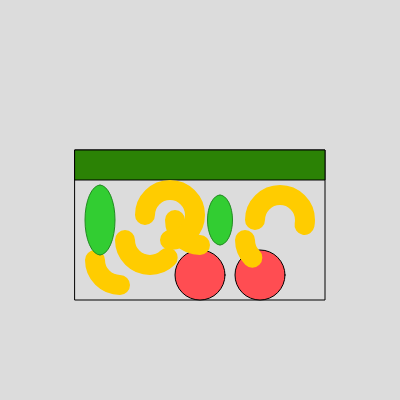
Frame 1 (no input)
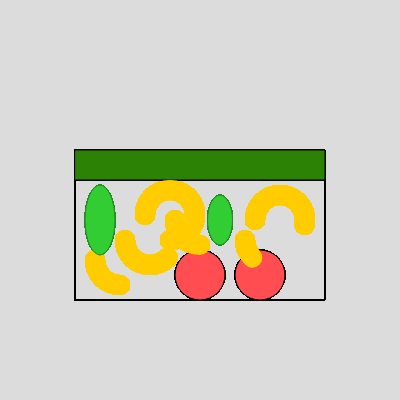
Frame 60 (no input)
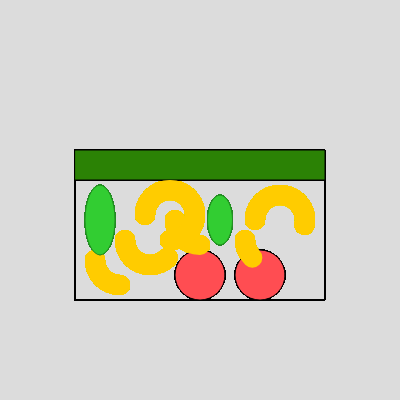
Frame 120 (the mouse pressed at the canvas centre since frame 60)

The p5.js sketch that drew these frames (run headless with seeded random() and noise() and a simulated clock; from frame 60 on, the mouse is pressed at the canvas centre):

// p5.js sketch
// ── sketch.js

function draw() {
  background(220);
}
function setup() {

  createCanvas(400, 400);

  background(220);
}

// Draw function runs in a loop
function draw() {
  // Set stroke color to black
  stroke(0);

//container
  fill(000, 002, 002, 000);
  rect(75, 150, 250, 150);



//lid
  fill(43, 130, 5);
  rect(75, 150, 250, 30);

//tomatoes
  fill(255, 77, 82);
  ellipse(200, 275, 50, 50);
  fill(255, 77, 82);
  ellipse(260, 275, 50, 50);
    strokeWeight(20);
  
// macroni
  stroke(255, 204, 0);  // Yellow
  noFill();
  arc(200, 220, 50, 50, HALF_PI, PI);
  arc(170, 215, 50, 50, PI, PI/2);
  arc(150, 240, 50, 50, PI/4, PI);
  arc(270, 240, 50, 50, 3*PI/4, PI);
  arc(120, 260, 50, 50, PI/2, PI);
  arc(280, 220, 50, 50, PI, PI/16);
stroke(34, 139, 34);  // Dark green outline
  fill(50, 205, 50);    // Light green fill
  strokeWeight(1)
beginShape();
  arc(220, 220, 25, 50, HALF_PI, PI + HALF_PI); 
  // Left side of the leaf
  arc(220, 220, 25, 50, PI + HALF_PI, HALF_PI); 
  // Right side of the leaf
  endShape();
beginShape();
  arc(100, 220, 30, 70, HALF_PI, PI + HALF_PI); 
  // Left side of the leaf
  arc(100, 220, 30, 70, PI + HALF_PI, HALF_PI); 
  // Right side of the leaf
endShape();


  

strokeWeight(1)
}
